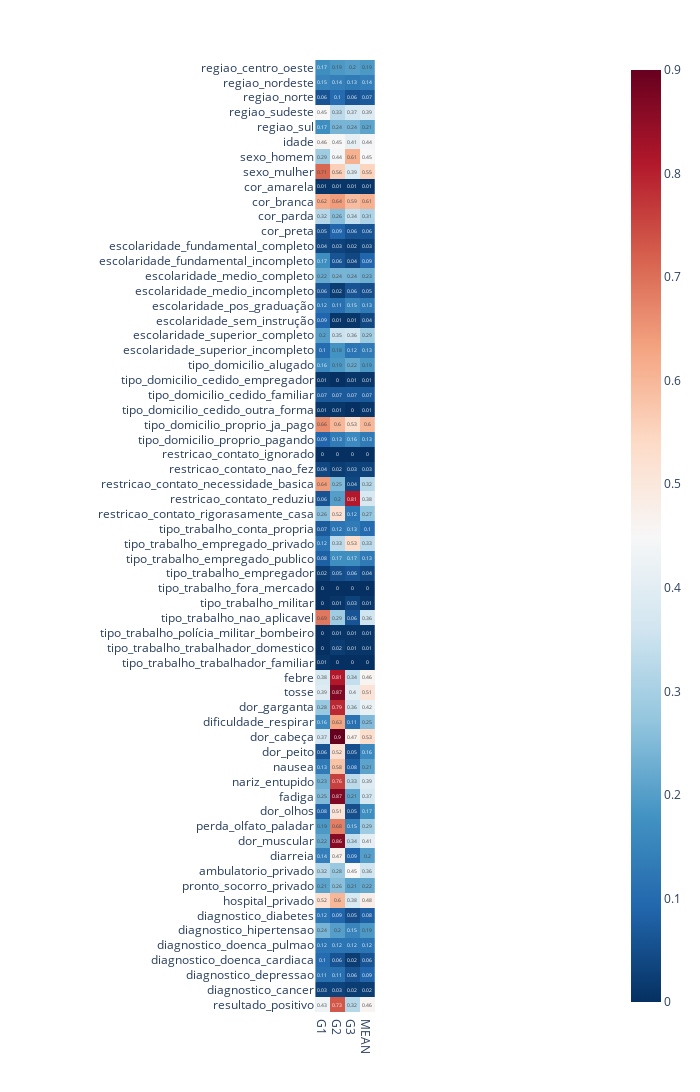

Notebook source saved alongside this figure:
### Code cell
show_heatmap(aux, aux.select(pl.all().exclude('cluster')).columns)

### Figure 1 — Plotly figure (JSON) as saved in the notebook; plotly's stock layout.template omitted (floating-point values rounded to 4 significant figures; data arrays with more than 128 entries replaced by an {"elided": "..."} marker saying what was removed)
{"data": [{"coloraxis": "coloraxis", "hovertemplate": "x: %{x}<br>y: %{y}<br>color: %{z}<extra></extra>", "name": "0", "texttemplate": "%{z}", "type": "heatmap", "x": ["G1", "G2", "G3", "MEAN"], "xaxis": "x", "y": ["regiao_centro_oeste", "regiao_nordeste", "regiao_norte", "regiao_sudeste", "regiao_sul", "idade", "sexo_homem", "sexo_mulher", "cor_amarela", "cor_branca", "cor_parda", "cor_preta", "escolaridade_fundamental_completo", "escolaridade_fundamental_incompleto", "escolaridade_medio_completo", "escolaridade_medio_incompleto", "escolaridade_pos_graduação", "escolaridade_sem_instrução", "escolaridade_superior_completo", "escolaridade_superior_incompleto", "tipo_domicilio_alugado", "tipo_domicilio_cedido_empregador", "tipo_domicilio_cedido_familiar", "tipo_domicilio_cedido_outra_forma", "tipo_domicilio_proprio_ja_pago", "tipo_domicilio_proprio_pagando", "restricao_contato_ignorado", "restricao_contato_nao_fez", "restricao_contato_necessidade_basica", "restricao_contato_reduziu", "restricao_contato_rigorasamente_casa", "tipo_trabalho_conta_propria", "tipo_trabalho_empregado_privado", "tipo_trabalho_empregado_publico", "tipo_trabalho_empregador", "tipo_trabalho_fora_mercado", "tipo_trabalho_militar", "tipo_trabalho_nao_aplicavel", "tipo_trabalho_polícia_militar_bombeiro", "tipo_trabalho_trabalhador_domestico", "tipo_trabalho_trabalhador_familiar", "febre", "tosse", "dor_garganta", "dificuldade_respirar", "dor_cabeça", "dor_peito", "nausea", "nariz_entupido", "fadiga", "dor_olhos", "perda_olfato_paladar", "dor_muscular", "diarreia", "ambulatorio_privado", "pronto_socorro_privado", "hospital_privado", "diagnostico_diabetes", "diagnostico_hipertensao", "diagnostico_doenca_pulmao", "diagnostico_doenca_cardiaca", "diagnostico_depressao", "diagnostico_cancer", "resultado_positivo"], "yaxis": "y", "z": {"elided": "64x4 float values"}}], "layout": {"coloraxis": {"colorscale": [[0, "rgb(5,48,97)"], [0.1, "rgb(33,102,172)"], [0.2, "rgb(67,147,195)"], [0.3, "rgb(146,197,222)"], [0.4, "rgb(209,229,240)"], [0.5, "rgb(247,247,247)"], [0.6, "rgb(253,219,199)"], [0.7, "rgb(244,165,130)"], [0.8, "rgb(214,96,77)"], [0.9, "rgb(178,24,43)"], [1, "rgb(103,0,31)"]]}, "height": 3200, "margin": {"t": 60}, "width": 700, "xaxis": {"anchor": "y", "autorange": true, "constrain": "domain", "domain": [0.3182, 0.6818], "range": [-0.5, 3.5], "scaleanchor": "y", "type": "category"}, "yaxis": {"anchor": "x", "autorange": true, "constrain": "domain", "domain": [0, 1], "range": [63.5, -0.5], "type": "category"}}}
